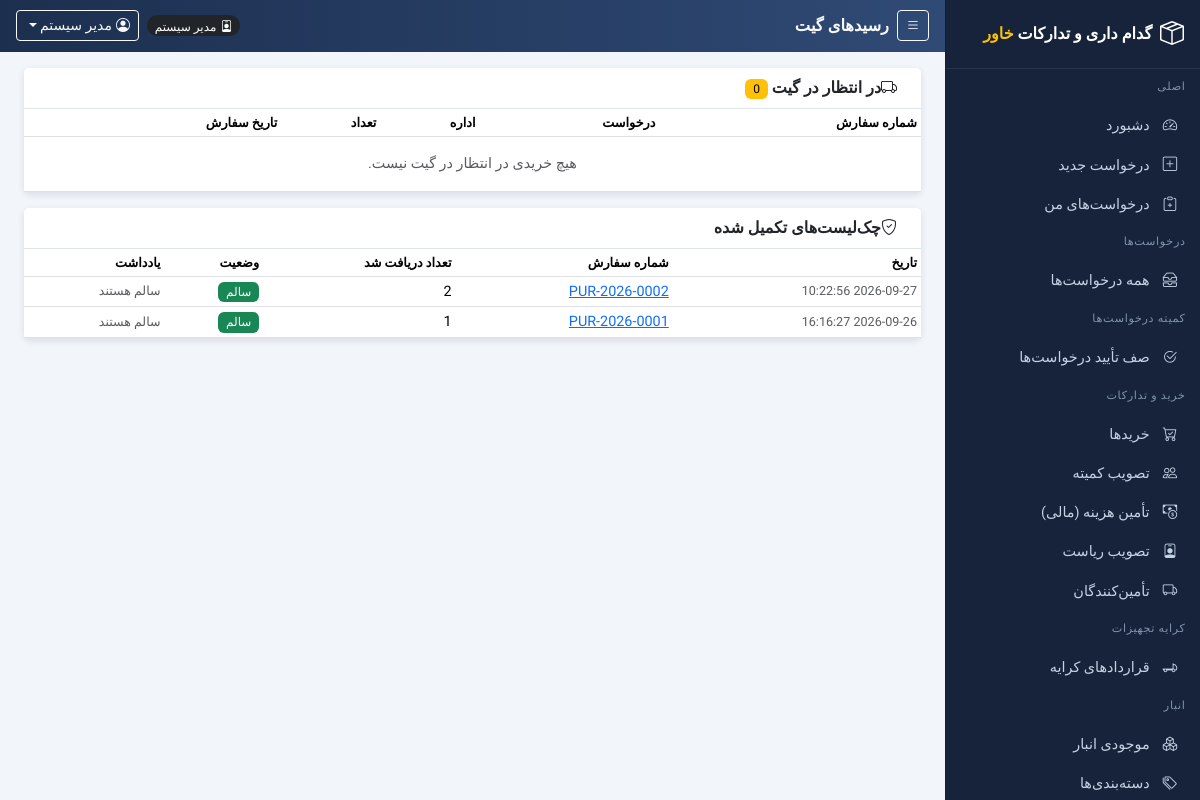
/gate/receipts.php (signed in), run on the app's committed database.
### tables this page shows
CREATE TABLE `users` (
  `id` int(10) UNSIGNED NOT NULL,
  `username` varchar(50) NOT NULL,
  `password` varchar(255) NOT NULL COMMENT 'bcrypt hash (password_hash)',
  `name` varchar(100) NOT NULL,
  `role` enum('employee','procurement_manager','warehouse_manager','gate_security','committee','general_manager','finance','admin') NOT NULL DEFAULT 'employee',
  `department_id` int(10) UNSIGNED DEFAULT NULL,
  `email` varchar(120) DEFAULT NULL,
  `phone` varchar(30) DEFAULT NULL,
  `status` tinyint(1) NOT NULL DEFAULT 1,
  `created_at` timestamp NOT NULL DEFAULT current_timestamp()
);

CREATE TABLE `gate_checklists` (
  `id` int(10) UNSIGNED NOT NULL,
  `purchase_id` int(10) UNSIGNED NOT NULL,
  `received_by` int(10) UNSIGNED NOT NULL COMMENT 'gate security user',
  `quantity_received` decimal(12,2) NOT NULL,
  `condition_ok` tinyint(1) NOT NULL DEFAULT 1,
  `remarks` text DEFAULT NULL,
  `check_date` datetime NOT NULL DEFAULT current_timestamp()
);

CREATE TABLE `purchases` (
  `id` int(10) UNSIGNED NOT NULL,
  `purchase_no` varchar(30) NOT NULL,
  `request_id` int(10) UNSIGNED NOT NULL,
  `supplier_id` int(10) UNSIGNED DEFAULT NULL COMMENT 'final supplier',
  `selected_quotation_id` int(10) UNSIGNED DEFAULT NULL COMMENT 'winning quotation chosen by procurement',
  `quantity` decimal(12,2) NOT NULL,
  `unit_price` decimal(12,2) DEFAULT NULL,
  `total_cost` decimal(12,2) DEFAULT NULL,
  `currency` enum('AFN','USD') NOT NULL DEFAULT 'AFN' COMMENT 'AFN = افغانی, USD = دالر',
  `purchase_date` date DEFAULT NULL,
  `urgency` enum('normal','urgent') NOT NULL DEFAULT 'normal',
  `payment_status` enum('pending','paid') NOT NULL DEFAULT 'pending',
  `status` enum('draft','quotation','committee_pending','approved','supplier_selected','authority_approved','financed','ordered','received','completed','rejected') NOT NULL DEFAULT 'draft',
  `approved_by` int(10) UNSIGNED DEFAULT NULL,
  `committee_approved` tinyint(1) NOT NULL DEFAULT 0,
  `committee_note` text DEFAULT NULL,
  `authority_name` varchar(150) DEFAULT NULL COMMENT 'name of the approving president / executive director',
  `authority_position` varchar(150) DEFAULT NULL COMMENT 'position of the approving authority',
  `authority_approved_by` int(10) UNSIGNED DEFAULT NULL COMMENT 'user account that registered the approval',
  `authority_approved_at` datetime DEFAULT NULL,
  `authority_note` text DEFAULT NULL COMMENT 'comment of the company presidency',
  `finance_method` enum('bank_cheque','cash','bank_transfer','other') DEFAULT NULL COMMENT 'how finance delivers the money',
  `finance_ref_no` varchar(60) DEFAULT NULL COMMENT 'cheque / voucher / reference number',
  `finance_amount` decimal(14,2) DEFAULT NULL COMMENT 'amount handed over by finance',
  `finance_currency` enum('AFN','USD') NOT NULL DEFAULT 'AFN' COMMENT 'currency of the handed-over amount',
  `finance_note` text DEFAULT NULL COMMENT 'message from finance to the purchasing department',
  `finance_released_by` int(10) UNSIGNED DEFAULT NULL,
  `finance_released_at` datetime DEFAULT NULL,
  `order_registered_by` int(10) UNSIGNED DEFAULT NULL,
  `order_registered_at` datetime DEFAULT NULL,
  `announcement_note` text DEFAULT NULL COMMENT 'public announcement / bulk',
  `created_at` timestamp NOT NULL DEFAULT current_timestamp(),
  `updated_at` timestamp NOT NULL DEFAULT current_timestamp() ON UPDATE current_timestamp()
);

### includes/functions.php (called while the page is built, shortened)
<?php
require_once __DIR__ . '/config.php';
function h($s)
{
    return htmlspecialchars((string)($s ?? ''), ENT_QUOTES);
}
function fetch_one($sql)
{
    global $conn;
    $r = $conn->query($sql);
    return ($r && $r->num_rows) ? $r->fetch_assoc() : null;
}
function fetch_all($sql)
{
    global $conn;
    $r = $conn->query($sql);
    if (method_exists($r, 'fetch_all')) { return $r->fetch_all(MYSQLI_ASSOC); }
    $rows = [];
    return $rows;
}
function xnum($n)
{
    $v = (float)($n ?? 0);
    return number_format($v, $v === floor($v) ? 0 : 2);
}
function role_label($r)
{
    $map = [
        'employee' => 'کارمند', 'procurement_manager' => 'مدیر خرید',
        'warehouse_manager' => 'مدیر انبار', 'gate_security' => 'امنیت گیت',
        'committee' => 'مسئول / عضو کمیته', 'general_manager' => 'مدیر عمومی',
        'finance' => 'مدیر مالی', 'contracting_manager' => 'مسئول امور قراردادی',
        'admin' => 'مدیر سیستم',
    ];
    return $map[$r] ?? $r;
}

### includes/auth.php (called while the page is built, shortened)
<?php
require_once __DIR__ . '/functions.php';
function current_user()
{
    $u = fetch_one(
        'SELECT u.*, d.name AS department_name ' .
        'FROM users u LEFT JOIN departments d ON d.id = u.department_id ' .
        'WHERE u.id = ' . (int)$_SESSION['user_id'] . ' AND u.status = 1'
    );
    return $u;
}
function require_login()
{
    $u = current_user();
    return $u;
}
function has_role($user, ...$roles)
{
    return $user !== null && in_array($user['role'], $roles, true);
}
function require_role(...$roles)
{
    $u = require_login();
    return $u;
}

### gate/receipts.php (the view, shortened to what this page needs)
<?php
require_once __DIR__ . '/../includes/auth.php';
$user = require_role('gate_security', 'admin');
$page_title = 'رسیدهای گیت';
$checklists = fetch_all("SELECT g.*, p.purchase_no FROM gate_checklists g
                         JOIN purchases p ON p.id=g.purchase_id ORDER BY g.check_date DESC");
$pending = fetch_all("SELECT p.id, p.purchase_no, p.request_id, p.quantity, p.purchase_date, d.name dept, r.request_no
                      FROM purchases p
                      JOIN procurement_requests r ON r.id=p.request_id
                      JOIN departments d ON d.id=r.department_id
                      WHERE p.status='ordered' ORDER BY p.purchase_date ASC");
require_once __DIR__ . '/../includes/header.php';
?>
<div class="card mb-3">
  <div class="card-header"><i class="bi bi-truck me-2"></i>در انتظار در گیت <span class="badge text-bg-warning ms-1"><?php echo count($pending); ?></span></div>
  <div class="table-responsive">
    <table class="table table-sm table-hover align-middle mb-0">
      <thead><tr><th>شماره سفارش</th><th>درخواست</th><th>اداره</th><th>تعداد</th><th>تاریخ سفارش</th><th></th></tr></thead>
      <tbody>
      <?php if (count($pending) === 0): ?>
        <tr><td colspan="6" class="text-center text-muted py-3">هیچ خریدی در انتظار در گیت نیست.</td></tr>
      <?php endif; ?>
      </tbody>
    </table>
  </div>
</div>
<div class="card">
  <div class="card-header"><i class="bi bi-shield-check me-2"></i>چک‌لیست‌های تکمیل شده</div>
  <div class="table-responsive">
    <table class="table table-sm table-hover align-middle mb-0">
      <thead><tr><th>تاریخ</th><th>شماره سفارش</th><th>تعداد دریافت شد</th><th>وضعیت</th><th>یادداشت</th></tr></thead>
      <tbody>
      <?php foreach ($checklists as $g): ?>
        <tr>
          <td class="text-nowrap small text-muted"><?php echo h($g['check_date']); ?></td>
          <td><a href="<?php echo $base; ?>/purchases/view.php?id=<?php echo $g['purchase_id']; ?>"><?php echo h($g['purchase_no']); ?></a></td>
          <td><?php echo xnum($g['quantity_received']); ?></td>
          <td><?php echo $g['condition_ok'] ? '<span class="badge text-bg-success">سالم</span>' : '<span class="badge text-bg-danger">آسیب‌دیده</span>'; ?></td>
          <td class="text-muted small"><?php echo h($g['remarks'] ?? '—'); ?></td>
        </tr>
      <?php endforeach; ?>
      </tbody>
    </table>
  </div>
</div>
<?php require_once __DIR__ . '/../includes/footer.php'; ?>

### includes/header.php (shortened to what this page needs)
<?php
require_once __DIR__ . '/auth.php';
$me = $user ?? current_user();
$page_title = $page_title ?? 'Dashboard';
$base = BASE_URL;
?>
<!DOCTYPE html>
<html lang="fa" dir="rtl">
<head>
<link rel="stylesheet" href="https://cdn.jsdelivr.net/npm/bootstrap@5.3.3/dist/css/bootstrap.min.css">
<link rel="stylesheet" href="https://cdn.jsdelivr.net/npm/bootstrap-icons@1.11.3/font/bootstrap-icons.min.css">
<link rel="stylesheet" href="<?php echo $base; ?>/assets/css/style.css">
</head>
<body class="app-rtl">
<div class="app-shell">
  <div class="app-main">
    <header class="app-topbar">
      <div class="d-flex align-items-center text-light gap-2">
        <button class="btn btn-sm btn-outline-light" type="button" onclick="toggleSidebar()"><i class="bi bi-list"></i></button>
        <div class="topbar-title"><?php echo h($page_title); ?></div>
      </div>
      <div class="d-flex align-items-center text-light gap-2">
        <span class="badge text-bg-dark rounded-pill"><i class="bi bi-person-badge ms-1"></i><?php echo h(role_label($me['role'])); ?></span>
        <div class="dropdown">
          <button class="btn btn-sm btn-outline-light dropdown-toggle" type="button" data-bs-toggle="dropdown" aria-expanded="false">
            <i class="bi bi-person-circle ms-1"></i><?php echo h($me['name']); ?>
          </button>
        </div>
      </div>
    </header>
    <main class="app-content container-fluid px-3 px-xl-4 pt-3">

### assets/css/style.css (style rules this page uses)
:root { --pwms-sidebar-bg: #16233a; --pwms-topbar-bg: linear-gradient(90deg, #1c2f4f, #2f4a75); --pwms-content-bg: #f2f5f9; --pwms-accent: #e9a13c; }
body, .form-control, .form-select, .btn, .table, .dropdown-menu, .alert, input, select, textarea, button, .nav-link, .card-header, .card-body { font-family: 'Vazirmatn', 'Segoe UI', Tahoma, Arial, sans-serif; }
[dir="rtl"] .ms-1 { margin-left: .25rem !important; margin-right: 0 !important; }
[dir="rtl"] .me-2 { margin-right: .5rem !important; margin-left: 0 !important; }
.app-shell { display: flex; min-height: 100vh; }
.app-main { flex: 1 1 auto; min-width: 0; background: var(--pwms-content-bg); order: 1; }
.app-topbar { background: var(--pwms-topbar-bg); color: #fff; position: sticky; top: 0; z-index: 1030; display: flex; align-items: center; gap: 1rem; padding: .65rem 1rem; justify-content: space-between; direction: rtl; flex-direction: row; }
.topbar-title { font-size: 1.02rem; font-weight: 600; }
.app-content { min-height: calc(100vh - 55px); }
.card { border: 0; box-shadow: 0 .15rem .45rem rgba(28,45,75,.12); }
.card .card-header { font-weight: 600; background: #fff; border-bottom: 1px solid #dee5ec; }
.table { --bs-table-hover-bg: #eef2f7; font-size: .9rem; }
.table th { white-space: nowrap; }
.table-sm th { font-size: .8rem; }
.badge { font-weight: 500; font-size: .75rem; }

### data on the page
users: role "مدیر سیستم", name "مدیر سیستم"
gate_checklists: check_date "2026-09-27 10:22:56", purchase.purchase_no "PUR-2026-0002", quantity_received "2", condition_ok "سالم", remarks "سالم هستند"
gate_checklists: check_date "2026-09-26 16:16:27", purchase.purchase_no "PUR-2026-0001", quantity_received "1", condition_ok "سالم", remarks "سالم هستند"

### other printed values
$page_title "رسیدهای گیت"
count($pending) "0"
